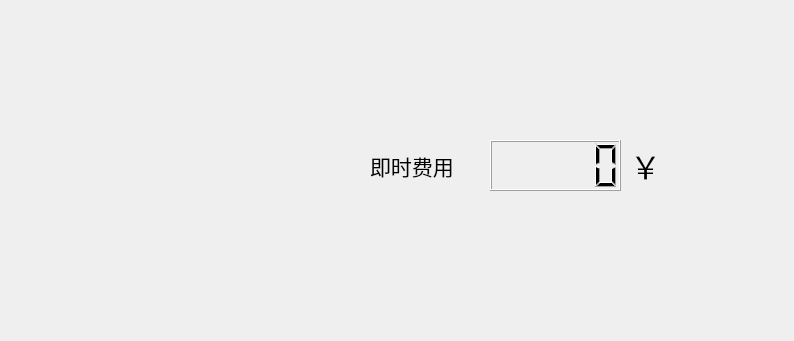
<?xml version="1.0" encoding="UTF-8"?>
<ui version="4.0">
 <class>Form</class>
 <widget class="QWidget" name="Form">
  <property name="geometry">
   <rect>
    <x>0</x>
    <y>0</y>
    <width>794</width>
    <height>341</height>
   </rect>
  </property>
  <property name="windowTitle">
   <string>Form</string>
  </property>
  <widget class="QLCDNumber" name="lcdNumber">
   <property name="geometry">
    <rect>
     <x>490</x>
     <y>140</y>
     <width>131</width>
     <height>51</height>
    </rect>
   </property>
  </widget>
  <widget class="QLabel" name="label">
   <property name="geometry">
    <rect>
     <x>370</x>
     <y>140</y>
     <width>111</width>
     <height>51</height>
    </rect>
   </property>
   <property name="font">
    <font>
     <family>宋体</family>
     <pointsize>16</pointsize>
    </font>
   </property>
   <property name="text">
    <string>即时费用</string>
   </property>
  </widget>
  <widget class="QLabel" name="label_2">
   <property name="geometry">
    <rect>
     <x>630</x>
     <y>140</y>
     <width>31</width>
     <height>51</height>
    </rect>
   </property>
   <property name="font">
    <font>
     <pointsize>23</pointsize>
    </font>
   </property>
   <property name="text">
    <string>￥</string>
   </property>
  </widget>
 </widget>
 <resources/>
 <connections/>
</ui>
